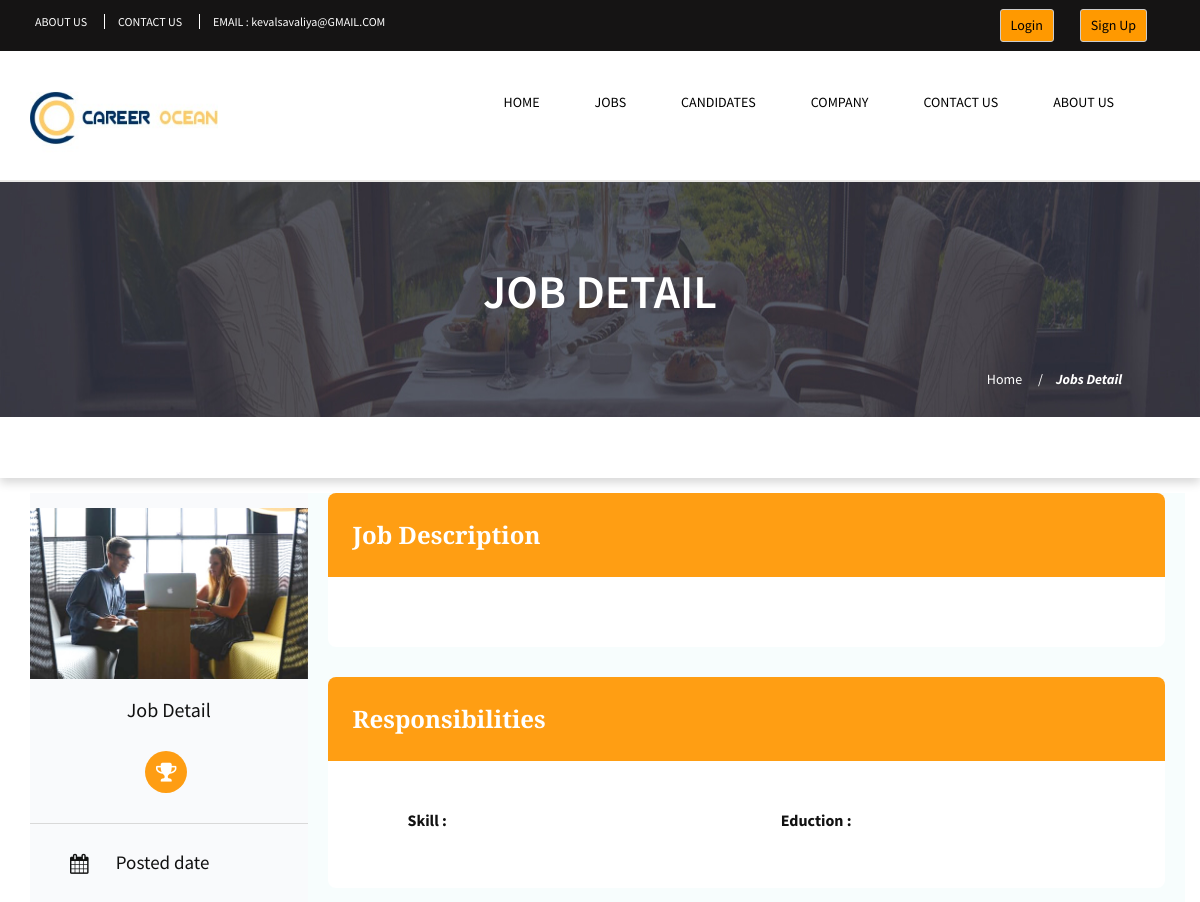
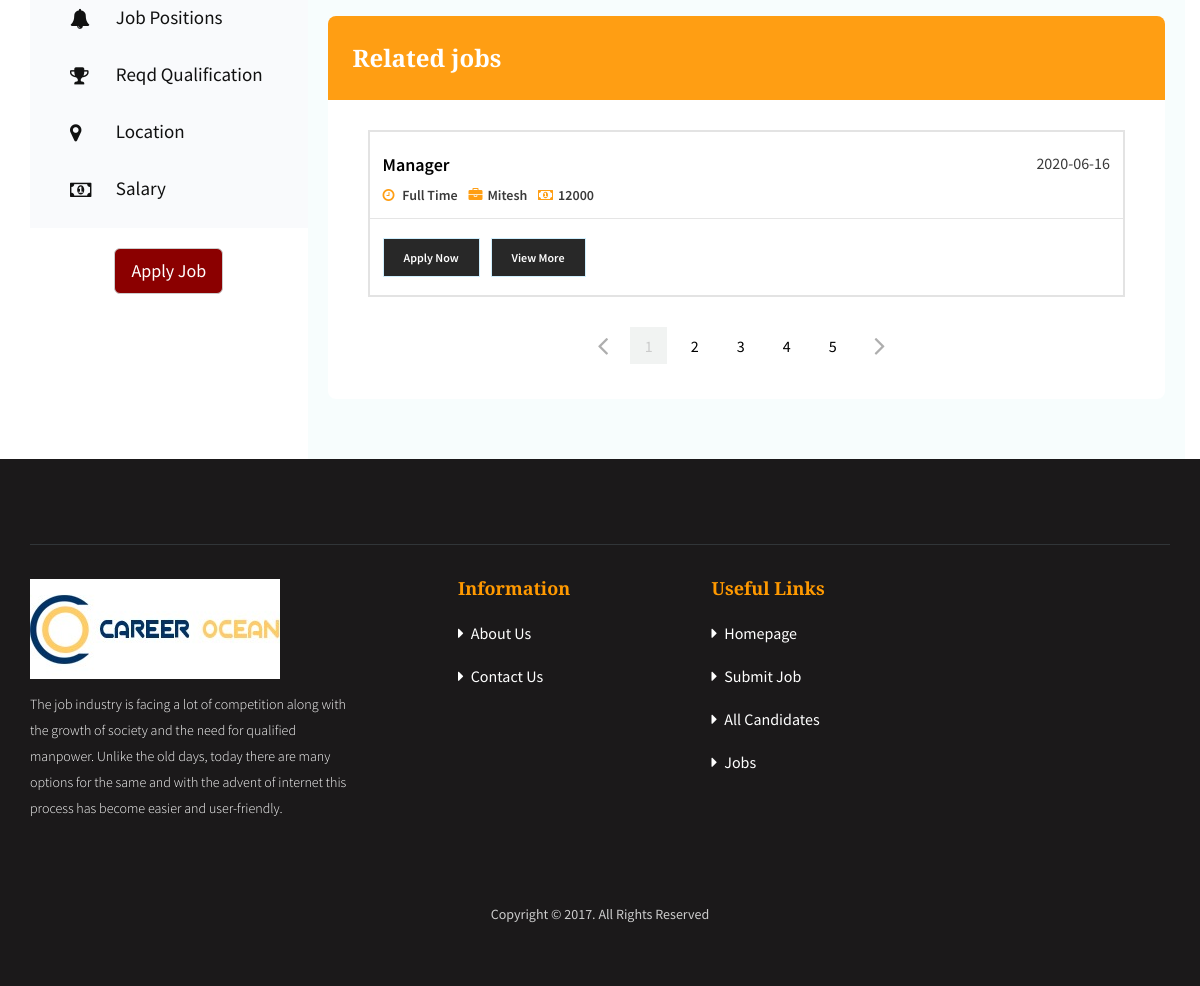
Page /index.php/jobs_detail/index/.html on the committed database (2 pictures, top to bottom).
### tables this page shows
CREATE TABLE IF NOT EXISTS `job_post` (
  `job_id` int(11) NOT NULL AUTO_INCREMENT,
  `company_id` int(11) NOT NULL,
  `job_title` varchar(255) NOT NULL,
  `image` text NOT NULL,
  `location_id` int(11) NOT NULL,
  `branch_id` int(11) NOT NULL,
  `post_id` int(11) NOT NULL,
  `category_id` int(11) NOT NULL,
  `num_vacancy` int(11) NOT NULL,
  `start_date` date NOT NULL,
  `end_date` date NOT NULL,
  `exper_req` varchar(255) NOT NULL,
  `skill_id` int(11) NOT NULL,
  `basic_req` longtext NOT NULL,
  `salary_given` int(11) NOT NULL,
  `status` varchar(255) NOT NULL,
  `education_id` int(11) NOT NULL,
  PRIMARY KEY (`job_id`)
);

CREATE TABLE IF NOT EXISTS `post` (
  `post_id` int(11) NOT NULL AUTO_INCREMENT,
  `post_name` varchar(255) NOT NULL,
  `category_id` int(11) NOT NULL,
  PRIMARY KEY (`post_id`)
);

CREATE TABLE IF NOT EXISTS `company` (
  `company_id` int(11) NOT NULL AUTO_INCREMENT,
  `company_name` varchar(255) NOT NULL,
  `contact` bigint(11) NOT NULL,
  `contact_person` bigint(11) NOT NULL,
  `image` varchar(255) NOT NULL,
  `email` varchar(255) NOT NULL,
  `password` varchar(255) NOT NULL,
  `country_id` int(11) NOT NULL,
  `state_id` int(11) NOT NULL,
  `city_id` int(11) NOT NULL,
  `location_id` int(11) NOT NULL,
  `address` varchar(255) NOT NULL,
  `company_details` text NOT NULL,
  `company_status` varchar(255) NOT NULL,
  `payment_status` int(11) NOT NULL DEFAULT '0',
  PRIMARY KEY (`company_id`)
);

### application/controllers/jobs_detail.php (called while the page is built, shortened)
<?php
	class jobs_detail extends CI_Controller
	{
		function index($job_id=0)
		{
			if($job_id)
			{
				$this->db->select('location.location_name,skill.skill_name,post.post_name,education.education_name,job_post.*');
				$this->db->join('location','location.location_id=job_post.location_id');
				$this->db->join('skill','skill.skill_id=job_post.skill_id');
				$this->db->join('post','post.post_id=job_post.post_id');
				$this->db->join('education','education.education_id=job_post.education_id');
				$this->db->where('job_id',$job_id);
				$data['jobdetail'] = $this->db->get('job_post')->row_array();
			}
				$this->db->select('location.location_name,skill.skill_name,post.post_name,education.education_name,company.company_name,job_post.*');
				$this->db->join('location','location.location_id=job_post.location_id');
				$this->db->join('skill','skill.skill_id=job_post.skill_id');
				$this->db->join('post','post.post_id=job_post.post_id');
				$this->db->join('company','company.company_id=job_post.company_id');
				$this->db->join('education','education.education_id=job_post.education_id');
				$data['jobpost'] = $this->db->get('job_post')->result_array();
			$this->load->view('jobs_detail',$data);
		}
	}
?>

### index.php (called while the page is built, shortened)
<?php
require_once BASEPATH.'core/CodeIgniter.php';

### application/views/jobs_detail.php (the view, shortened to what this page needs)
<div class="detail_page">
    <div class="banner">
        <img src="<?php echo base_url('assets/images/detail_slider_banner.jpg')?>" alt="banner" title="banner" class="img-responsive"/>
        <div class="container">
            <h1>job Detail</h1>
            <div class="bread-crumb">
                <ul class="list-inline">
                    <li>
                                <a href="<?php echo site_url('home/index'); ?>">Home</a>
                            </li>
                            <li>
                                <a href="<?php echo site_url('apply_job_form/index'); ?>">Jobs Detail</a>
                            </li>
                </ul>
            </div>
        </div>
    </div>
    <div class="detail_search">
        <div class="container">
            <div class="row">
                <div class="col-sm-10 col-md-10 col-xs-12 search">
                </div>
            </div>
        </div>
    </div>
    <div class="container">
        <div class="row">
            <div class="col-sm-3 hidden-xs columnleft">
                <div class="profile">
                    <img src="<?php echo base_url('assets/images/about-image.jpg')?>" alt="profile" title="profile" class="img-responsive"/>
                    <h3>Job Detail</h3>
                    <ul class="list-inline icons">
                        <li>
                            <i class="fa fa-trophy" aria-hidden="true"></i>
                        </li>
                    </ul>
                    <ul class="list-unstyled ico2">
                        <li>
                            <i class="fa fa-calendar"></i>
                            <div class="detail">
                                Posted date <br/>
                            </div>
                        </li>
                        <li>
                            <i class="fa fa-bell" aria-hidden="true"></i>
                            <div class="detail">
                                Job Positions <br/>
                            </div>
                        </li>
                        <li>
                            <i class="fa fa-trophy" aria-hidden="true"></i>
                            <div class="detail">
                                Reqd Qualification <br/>
                            </div>
                        </li>
                        <li>
                            <i class="fa fa-map-marker" aria-hidden="true"></i>
                            <div class="detail">
                                Location <br/>
                            </div>
                        </li>
                        <li>
                            <i class="fa fa-money"></i>
                            <div class="detail">
                                Salary <br/>
                            </div>
                        </li>
                    </ul>
                </div>
                <br/>
               <center> <button type="button" style="color:white;background-color: darkred;" class="btn btn-default btn-lg" onclick="location.href='<?php echo site_url('apply_job_form/index/'.$jobdetail['job_id']); ?>'">Apply Job</button></center>
            </div>
            <div class="col-sm-9 col-xs-12 bgcontent">
                <div class="category-block col-sm-12">
                    <div class="heading">Job Description
                    </div>
                    <div class="description-box">
                    </div>
                </div>
                <div class="responsibility-block col-sm-12">
                    <div class="heading">Responsibilities</div>
                    <div class="description-box">
                        <ul class="list-unstyled">
                            <li><i class="icofont icofont-check-alt"></i> <b>Skill :</b><?php echo $jobdetail['skill_name'] ?> </li>
                            <li><i class="icofont icofont-check-alt"></i> <b>Eduction :</b><?php echo $jobdetail['education_name'] ?> </li>
                        </ul>
                    </div>
                </div>
                <div class="related-block col-sm-12">
                    <div class="heading">Related jobs</div>
                    <?php
                        foreach ($jobpost as $value) {
                     ?>
                    <div class="products">
                        <h1><?php echo $value['post_name'] ?><span><?php echo $value['start_date'] ?></span></h1>
                        <ul class="list-inline link">
                            <li>
                                <a href="#"><i class="fa fa-clock-o"></i> Full Time</a>
                            </li>
                            <li>
                                <a href="#"><i class="fa fa-briefcase"></i><?php echo $value['company_name'] ?></a>
                            </li>
                            <li>
                                <a href="#"><i class="fa fa-money"></i><?php echo $value['salary_given'] ?></a>
                            </li>
                        </ul>
                        <ul class="list-inline applynow">
                            <li><a href="<?php echo site_url('apply_job_form/index/'.$value['job_id']);?>">Apply Now</a></li>
                            <li><a href="<?php echo site_url('jobs_detail/index/'.$value['job_id']);?>">View More</a></li>
                        </ul>
                    </div>
                    <?php } ?>
                    <div class="col-xs-12 col-sm-12 col-md-12 col-lg-12" style="text-align:center">
                         <ul class="pagination">
                            <li>
                                <a href="#" aria-label="Previous"><span aria-hidden="true" class="fa fa-angle-left"></span></a>
                            </li>
                            <li class="active">
                                <a href="#"> 1</a>
                            </li>
                            <li>
                               <a href="#"> 2</a>
                            </li>
                            <li>
                                <a href="#">3</a>
                            </li>
                            <li>
                                <a href="#"> 4</a>
                            </li>
                            <li>
                                <a href="#"> 5</a>
                            </li>
                            <li>
                               <a href="#" aria-label="Next"><span aria-hidden="true" class="fa fa-angle-right"></span></a>
                            </li>
                        </ul>
                    </div>
                </div>
            </div>
        </div>
    </div>
</div>

### rows in the picture
job_post: post.post_name "Manager", start_date "2020-06-16", company.company_name "Mitesh", salary_given "12000"
